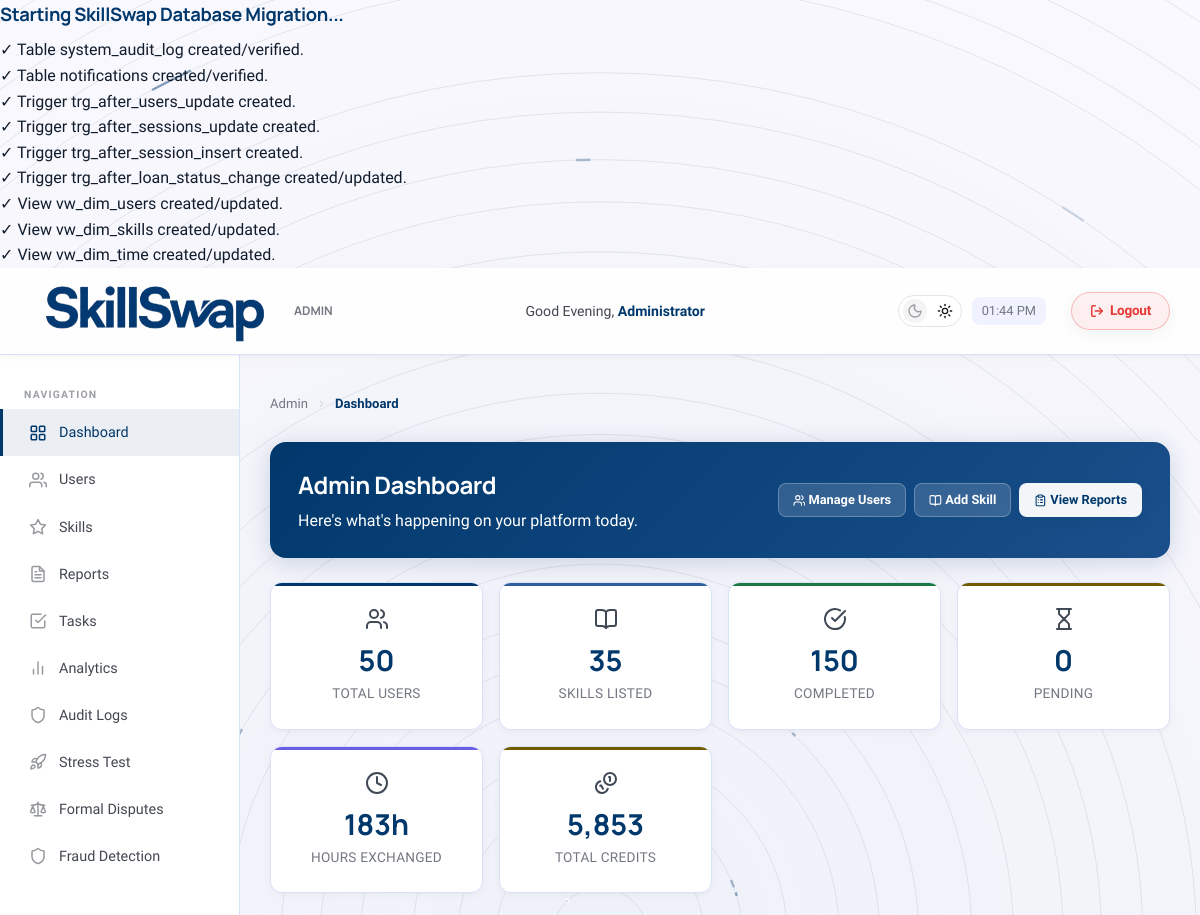
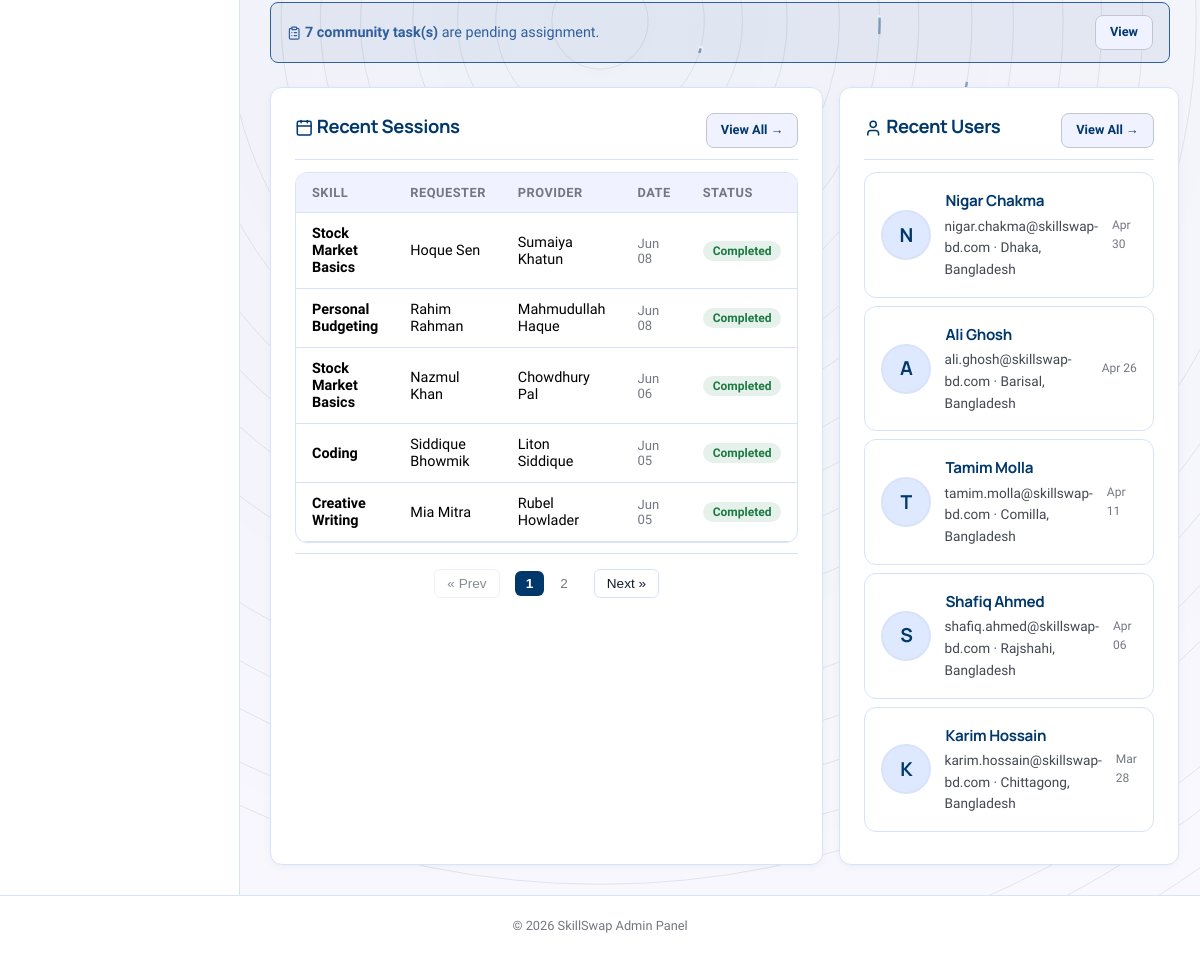
/admin/dashboard.php (signed in), run on the app's committed database (2 pictures, top to bottom).
### tables this page shows
CREATE TABLE IF NOT EXISTS exchange_sessions (
    session_id INT AUTO_INCREMENT PRIMARY KEY,
    requester_id INT NOT NULL,
    provider_id INT NOT NULL,
    skill_id INT NOT NULL,
    status ENUM('scheduled', 'under-review', 'completed', 'cancelled', 'refunded', 'disputed') DEFAULT 'scheduled',
    scheduled_time DATETIME NOT NULL,
    completion_time DATETIME NULL,
    session_duration INT,
    feedback_given BOOLEAN DEFAULT FALSE,
    time_credit_transfer DECIMAL(10, 2),
    submission_note TEXT,
    rating INT CHECK (rating BETWEEN 1 AND 5),
    comment TEXT,
    bonus_multiplier DECIMAL(3, 2) DEFAULT 1.00,
    completion_otp VARCHAR(10) NULL,
    FOREIGN KEY (requester_id) REFERENCES users(user_id) ON DELETE RESTRICT,
    FOREIGN KEY (provider_id) REFERENCES users(user_id) ON DELETE RESTRICT,
    FOREIGN KEY (skill_id) REFERENCES skills(skill_id) ON DELETE RESTRICT
);

CREATE TABLE IF NOT EXISTS skills (
    skill_id INT AUTO_INCREMENT PRIMARY KEY,
    skill_name VARCHAR(100) NOT NULL,
    catagory VARCHAR(50),
    description TEXT,
    difficulty_level ENUM('Beginner', 'Intermediate', 'Advanced')
);

CREATE TABLE IF NOT EXISTS users (
    user_id INT AUTO_INCREMENT PRIMARY KEY,
    name VARCHAR(100) NOT NULL,
    email VARCHAR(100) UNIQUE NOT NULL,
    password_hash VARCHAR(255) NOT NULL,
    location VARCHAR(100) NOT NULL,
    bio TEXT,
    profile_photo MEDIUMBLOB,
    profile_photo_mime VARCHAR(50),
    reliability_score DECIMAL(5, 2) DEFAULT 5.00,
    status ENUM('active', 'suspended') DEFAULT 'active',
    created_at TIMESTAMP DEFAULT CURRENT_TIMESTAMP,
    last_active_at TIMESTAMP DEFAULT CURRENT_TIMESTAMP ON UPDATE CURRENT_TIMESTAMP,
    availability_schedule TEXT
);

### admin/dashboard.php (the view, shortened to what this page needs)
<?php
require_once __DIR__ . '/../config/db.php';
$total_users = $conn->query("SELECT COUNT(*) AS cnt FROM users")->fetch_assoc()['cnt'];
$total_skills = $conn->query("SELECT COUNT(*) AS cnt FROM skills")->fetch_assoc()['cnt'];
$completed_sessions = $conn->query("SELECT COUNT(*) AS cnt FROM exchange_sessions WHERE status = 'completed'")->fetch_assoc()['cnt'];
$pending_sessions = $conn->query("SELECT COUNT(*) AS cnt FROM exchange_sessions WHERE status = 'scheduled'")->fetch_assoc()['cnt'];
$total_hours = $conn->query("SELECT COALESCE(SUM(session_duration), 0) AS total FROM exchange_sessions WHERE status = 'completed'")->fetch_assoc()['total'];
$total_hours = round($total_hours / 60, 1);
$total_wallet = $conn->query("SELECT COALESCE(SUM(balance), 0) AS total FROM wallet")->fetch_assoc()['total'];
$recent_sessions = $conn->query("
    SELECT es.*, s.skill_name, u_req.name AS requester_name, u_prov.name AS provider_name
    FROM exchange_sessions es
    JOIN skills s ON es.skill_id = s.skill_id
    JOIN users u_req ON es.requester_id = u_req.user_id
    JOIN users u_prov ON es.provider_id = u_prov.user_id
    ORDER BY es.scheduled_time DESC
    LIMIT 10
");
$recent_users = $conn->query("SELECT * FROM users ORDER BY created_at DESC LIMIT 5");
$pending_tasks = $conn->query("SELECT COUNT(*) AS cnt FROM community_task WHERE status = 'pending'")->fetch_assoc()['cnt'];
include __DIR__ . '/../includes/admin_header.php';
?>
<div class="admin-welcome-banner">
    <div>
        <h1 class="page-title" style="border:none; margin:0; padding:0;">Admin Dashboard</h1>
        <p style="color:#ffffff; margin-top:4px;">Here's what's happening on your platform today.</p>
    </div>
    <div class="admin-quick-actions">
        <a href="../admin/users.php" class="btn btn-sm btn-secondary"><i data-lucide="users" class="lucide-sm"></i> Manage Users</a>
        <a href="../admin/skills.php" class="btn btn-sm btn-secondary"><i data-lucide="book-open" class="lucide-sm"></i> Add Skill</a>
        <a href="../admin/disputes.php" class="btn btn-sm btn-primary"><i data-lucide="clipboard-list" class="lucide-sm"></i> View Reports</a>
    </div>
</div>
<div class="stats-grid">
    <div class="stat-card stat-card-accent" style="--accent: var(--primary);">
        <div class="stat-icon"><i data-lucide="users" class="lucide-sm"></i></div>
        <span class="stat-value"><?php echo $total_users; ?></span>
        <span class="stat-label">Total Users</span>
    </div>
    <div class="stat-card stat-card-accent" style="--accent: var(--info);">
        <div class="stat-icon"><i data-lucide="book-open" class="lucide-sm"></i></div>
        <span class="stat-value"><?php echo $total_skills; ?></span>
        <span class="stat-label">Skills Listed</span>
    </div>
    <div class="stat-card stat-card-accent" style="--accent: var(--success);">
        <div class="stat-icon"><i data-lucide="check-circle" class="lucide-sm"></i></div>
        <span class="stat-value"><?php echo $completed_sessions; ?></span>
        <span class="stat-label">Completed</span>
    </div>
    <div class="stat-card stat-card-accent" style="--accent: var(--warning);">
        <div class="stat-icon"><i data-lucide="hourglass" class="lucide-sm"></i></div>
        <span class="stat-value"><?php echo $pending_sessions; ?></span>
        <span class="stat-label">Pending</span>
    </div>
    <div class="stat-card stat-card-accent" style="--accent: #6b5ce7;">
        <div class="stat-icon"><i data-lucide="clock" class="lucide-sm"></i></div>
        <span class="stat-value"><?php echo $total_hours; ?>h</span>
        <span class="stat-label">Hours Exchanged</span>
    </div>
    <div class="stat-card stat-card-accent" style="--accent: var(--secondary);">
        <div class="stat-icon"><i data-lucide="coins" class="lucide-sm"></i></div>
        <span class="stat-value"><?php echo number_format($total_wallet, 0); ?></span>
        <span class="stat-label">Total Credits</span>
    </div>
</div>
<?php if ($pending_sessions > 0 || $pending_tasks > 0): ?>
<div class="admin-alerts mb-3">
    <?php if ($pending_tasks > 0): ?>
        <div class="alert alert-info" style="display:flex; justify-content:space-between; align-items:center;">
            <span><i data-lucide="clipboard-list" class="lucide-sm"></i> <strong><?php echo $pending_tasks; ?> community task(s)</strong> are pending assignment.</span>
            <a href="../admin/community_tasks.php" class="btn btn-sm btn-secondary">View</a>
        </div>
    <?php endif; ?>
</div>
<?php endif; ?>
<div class="grid-2">
    <div class="card">
        <div class="card-header">
            <h3><i data-lucide="calendar" class="lucide-sm"></i> Recent Sessions</h3>
            <a href="../admin/disputes.php" class="btn btn-sm btn-secondary">View All &rarr;</a>
        </div>
        <?php if ($recent_sessions->num_rows > 0): ?>
        <div class="table-wrapper">
            <table>
                <thead>
                    <tr>
                        <th>Skill</th>
                        <th>Requester</th>
                        <th>Provider</th>
                        <th>Date</th>
                        <th>Status</th>
                    </tr>
                </thead>
                <tbody>
                    <?php while ($s = $recent_sessions->fetch_assoc()):
                        $sc = 'badge-warning';
                        if ($s['status'] === 'completed')
                            $sc = 'badge-success';
                        elseif ($s['status'] === 'cancelled')
                            $sc = 'badge-danger';
                        ?>
                        <tr>
                            <td><strong><?php echo htmlspecialchars($s['skill_name']); ?></strong></td>
                            <td><?php echo htmlspecialchars($s['requester_name']); ?></td>
                            <td><?php echo htmlspecialchars($s['provider_name']); ?></td>
                            <td style="color:var(--text-muted); font-size:0.82rem;"><?php echo date('M d', strtotime($s['scheduled_time'])); ?></td>
                            <td><span class="badge <?php echo $sc; ?>"><?php echo ucfirst($s['status']); ?></span></td>
                        </tr>
                    <?php endwhile; ?>
                </tbody>
            </table>
        </div>
        <?php else: ?>
            <div class="empty-state"><p>No sessions yet.</p></div>
        <?php endif; ?>
    </div>
    <div class="card">
        <div class="card-header">
            <h3><i data-lucide="user" class="lucide-sm"></i> Recent Users</h3>
            <a href="../admin/users.php" class="btn btn-sm btn-secondary">View All &rarr;</a>
        </div>
        <?php while ($u = $recent_users->fetch_assoc()): ?>
            <div class="user-card mb-1">
                <?php if (!empty($u['profile_photo'])): ?>
                    <img src="../api/user_photo.php?user_id=<?php echo $u['user_id']; ?>" class="avatar" style="width:40px; height:40px; object-fit:cover; border-radius:50%;" alt="User">
                <?php else: ?>
                    <div class="avatar"><?php echo strtoupper(substr($u['name'], 0, 1)); ?></div>
                <?php endif; ?>
                <div class="user-info" style="flex:1;">
                    <h4><?php echo htmlspecialchars($u['name']); ?></h4>
                    <p><?php echo htmlspecialchars($u['email']); ?> &middot;
                        <?php echo htmlspecialchars($u['location'] ?? 'N/A'); ?></p>
                </div>
                <span style="font-size:0.75rem; color:var(--text-muted);"><?php echo date('M d', strtotime($u['created_at'])); ?></span>
            </div>
        <?php endwhile; ?>
    </div>
</div>
<?php include __DIR__ . '/../includes/admin_footer.php'; ?>

### data on the page
exchange_sessions: skill.skill_name "Stock Market Basics", requester.name "Hoque Sen", provider.name "Sumaiya Khatun", scheduled_time "Jun 08", status "Completed"
exchange_sessions: skill.skill_name "Personal Budgeting", requester.name "Rahim Rahman", provider.name "Mahmudullah Haque", scheduled_time "Jun 08", status "Completed"
exchange_sessions: skill.skill_name "Stock Market Basics", requester.name "Nazmul Khan", provider.name "Chowdhury Pal", scheduled_time "Jun 06", status "Completed"
exchange_sessions: skill.skill_name "Coding", requester.name "Siddique Bhowmik", provider.name "Liton Siddique", scheduled_time "Jun 05", status "Completed"
exchange_sessions: skill.skill_name "Creative Writing", requester.name "Mia Mitra", provider.name "Rubel Howlader", scheduled_time "Jun 05", status "Completed"
users: name "N", name "Nigar Chakma", email "nigar.chakma@skillswap-bd.com", location "Dhaka, Bangladesh", created_at "Apr 30"
users: name "A", name "Ali Ghosh", email "ali.ghosh@skillswap-bd.com", location "Barisal, Bangladesh", created_at "Apr 26"
users: name "T", name "Tamim Molla", email "tamim.molla@skillswap-bd.com", location "Comilla, Bangladesh", created_at "Apr 11"
users: name "S", name "Shafiq Ahmed", email "shafiq.ahmed@skillswap-bd.com", location "Rajshahi, Bangladesh", created_at "Apr 06"
users: name "K", name "Karim Hossain", email "karim.hossain@skillswap-bd.com", location "Chittagong, Bangladesh", created_at "Mar 28"

### other printed values
$greeting "Good Evening"
$admin_name "Administrator"
$breadcrumb_title "Dashboard"
$total_users "50"
$total_skills "35"
$completed_sessions "150"
$pending_sessions "0"
$total_hours "183"
$total_wallet "5,853"
$pending_tasks "7"
